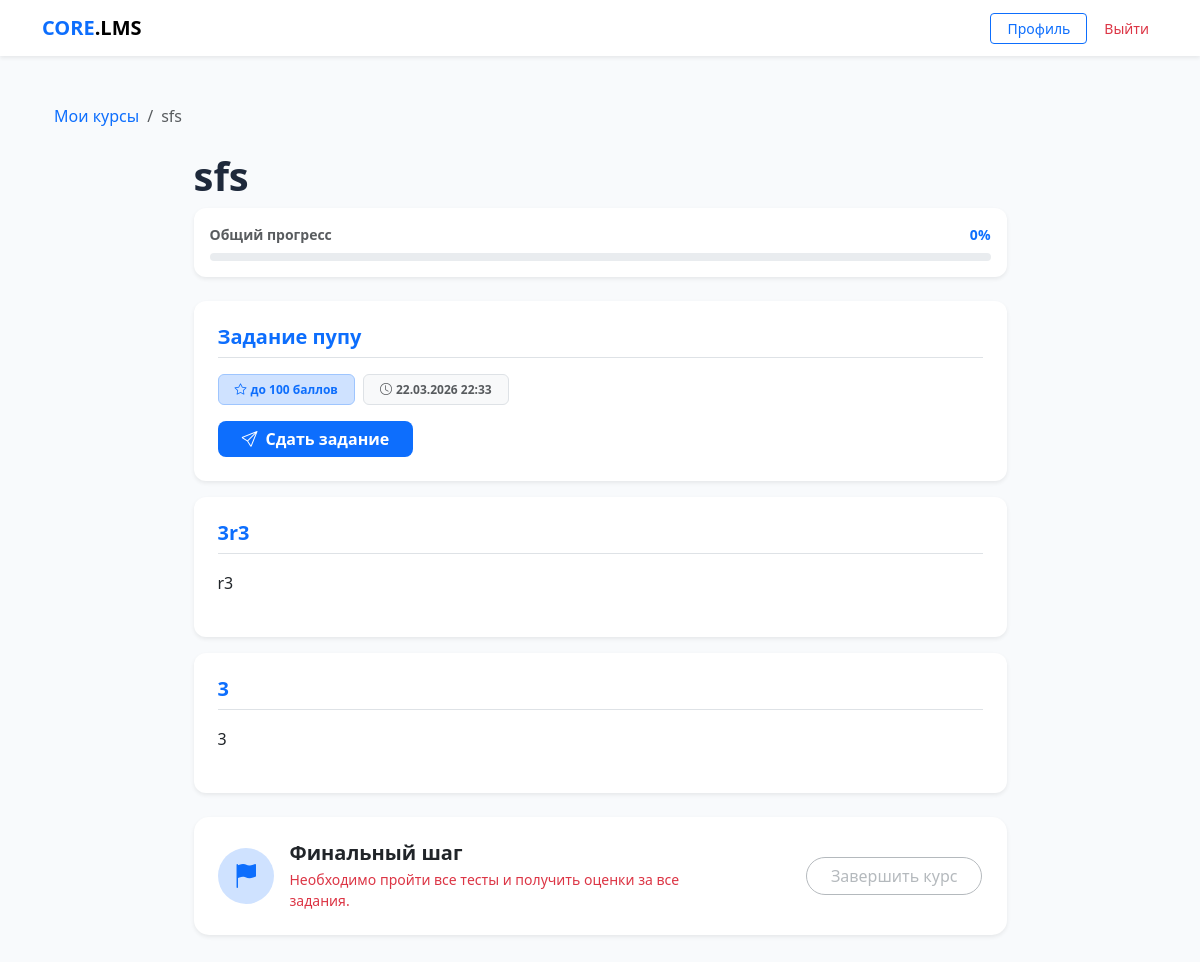
The page /course/4/ (signed in) on the database as committed earlier.
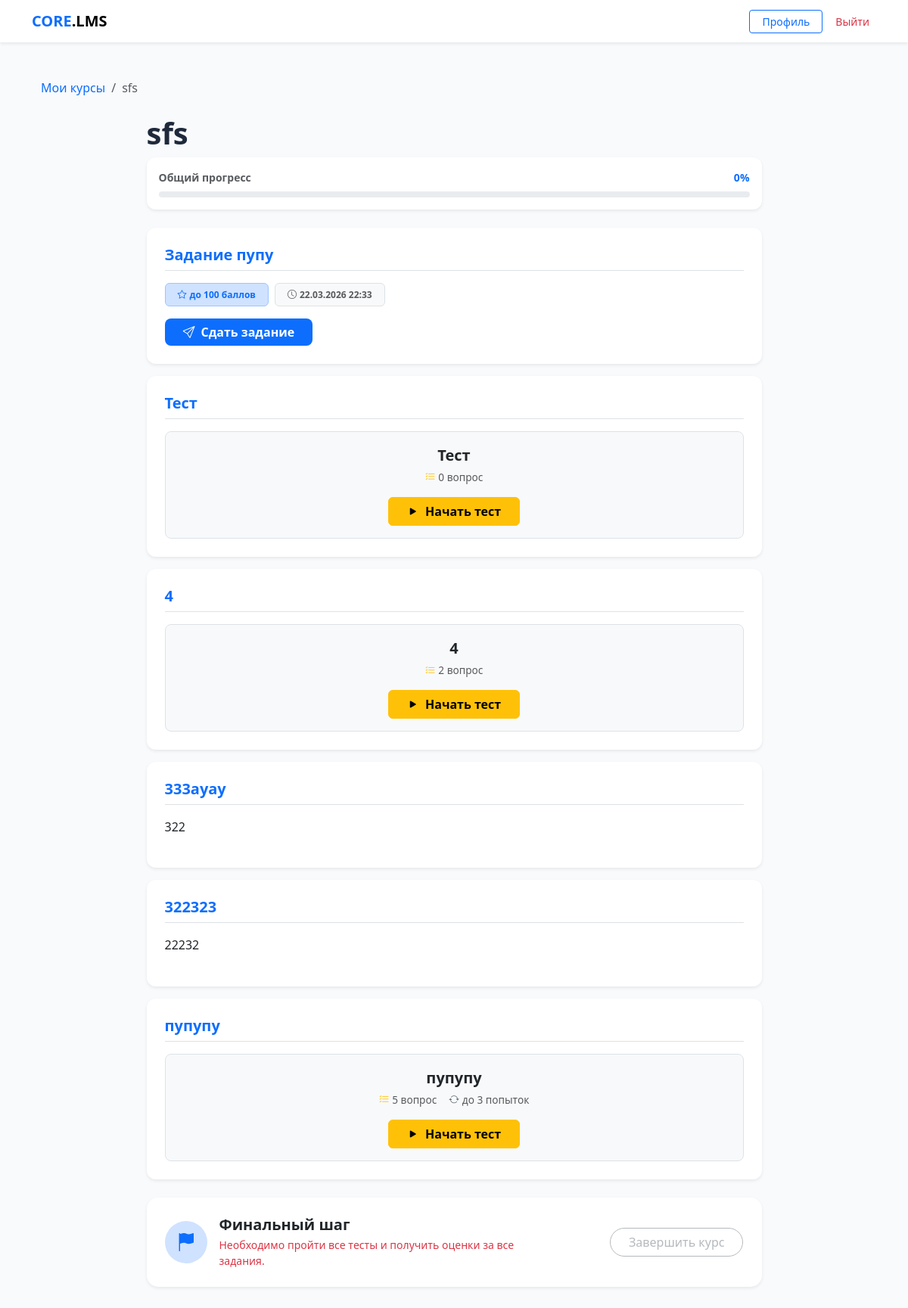
The same page on the database as committed later.
### core/models.py (models this page shows, shortened)
class ContentBlock(models.Model):
    BLOCK_TYPES = (
        ('text', 'Текст'),
        ('file', 'Файл/Медиа'),
        ('quiz', 'Тест'),
        ('assignment', 'Задание'),
    )
    course = models.ForeignKey(Course, on_delete=models.CASCADE, related_name='blocks')
    section = models.ForeignKey('Section', on_delete=models.SET_NULL,
                                null=True, blank=True, related_name='blocks')
    title = models.CharField(max_length=255)
    block_type = models.CharField(max_length=20, choices=BLOCK_TYPES)
    content_text = models.TextField(blank=True, null=True)
    content_file = models.FileField(upload_to='course_contents/', blank=True, null=True)
    content_quiz = models.ForeignKey(Quiz, on_delete=models.SET_NULL, blank=True, null=True,
                                     related_name='blocks')
    order = models.PositiveIntegerField(default=0)

class Assignment(models.Model):
    block = models.OneToOneField(ContentBlock, on_delete=models.CASCADE, related_name='assignment')
    description = models.TextField(blank=True)
    max_score = models.PositiveIntegerField(default=100)
    deadline = models.DateTimeField(null=True, blank=True)

class Quiz(models.Model):
    course = models.ForeignKey(Course, on_delete=models.CASCADE, related_name='quizzes')
    title = models.CharField(max_length=255)
    max_attempts = models.PositiveIntegerField(
        default=0,
        help_text='0 — неограниченное количество попыток'
    )
    shuffle_questions = models.BooleanField(
        default=False,
        help_text='Перемешивать вопросы случайно для каждого студента'
    )
    time_limit_minutes = models.PositiveIntegerField(
        null=True, blank=True,
        help_text='Ограничение по времени в минутах. Пусто — без ограничений.'
    )
    available_from = models.DateTimeField(null=True, blank=True,
        help_text='Дата открытия теста. Пусто — доступен сразу.')
    available_until = models.DateTimeField(null=True, blank=True,
        help_text='Дата закрытия теста. Пусто — бессрочно.')

### core/views.py (the view, shortened to what this page needs)
# urls.py: path('course/<int:course_id>/', views.course_detail, name='course_detail'),
@login_required
def course_detail(request, course_id):
    if request.user.role == 'student':
        has_access = (
            Course.objects.filter(
                id=course_id,
                groups__in=request.user.groups.all()
            ).exists() or
            CourseEnrollment.objects.filter(
                student=request.user,
                course_id=course_id
            ).exists()
        )
        if not has_access:
            from django.http import Http404
            raise Http404
        course = get_object_or_404(Course, id=course_id)
    else:
        course = get_object_or_404(Course, id=course_id)
    sections = course.sections.prefetch_related('blocks').all()
    loose_blocks = course.blocks.filter(section=None).order_by('order')
    all_blocks = course.blocks.all().order_by('order')
    quiz_ids = all_blocks.filter(block_type='quiz').values_list('content_quiz_id', flat=True)
    quizzes_to_pass = Quiz.objects.filter(id__in=quiz_ids)
    passed_quiz_ids = list(StudentResult.objects.filter(
        student=request.user, quiz__in=quizzes_to_pass
    ).values_list('quiz_id', flat=True).distinct())
    attempts_by_quiz = {}
    for quiz in quizzes_to_pass:
        used = StudentResult.objects.filter(student=request.user, quiz=quiz).count()
        attempts_by_quiz[quiz.id] = {
            'used': used,
            'max': quiz.max_attempts,
            'blocked': quiz.max_attempts > 0 and used >= quiz.max_attempts,
            'left': max(0, quiz.max_attempts - used) if quiz.max_attempts > 0 else None,
        }
    submissions_by_assignment = {}
    for block in all_blocks.filter(block_type='assignment'):
        try:
            assignment = block.assignment
            sub = Submission.objects.filter(
                assignment=assignment, student=request.user).first()
            submissions_by_assignment[assignment.id] = sub
        except Assignment.DoesNotExist:
            pass
    section_progress = {}
    total_quizzes = len(quizzes_to_pass)
    passed_count = len(passed_quiz_ids)
    quizzes_ok = total_quizzes <= passed_count
    assignment_blocks = list(all_blocks.filter(block_type='assignment'))
    total_assignments = len(assignment_blocks)
    graded_assignments = sum(
        1 for b in assignment_blocks
        if submissions_by_assignment.get(
            getattr(b, 'assignment', None) and b.assignment.id
        ) and submissions_by_assignment.get(b.assignment.id)
        and submissions_by_assignment[b.assignment.id].status == 'graded'
    )
    assignments_ok = graded_assignments >= total_assignments
    all_quizzes_passed = quizzes_ok and assignments_ok
    assignment_blocks = list(all_blocks.filter(block_type='assignment'))
    total_items = total_quizzes + len(assignment_blocks)
    done_items = passed_count
    for b in assignment_blocks:
        try:
            sub = submissions_by_assignment.get(b.assignment.id)
            if sub and sub.status == 'graded':
                done_items += 1
        except Exception:
            pass
    overall_pct = int((done_items / total_items) * 100) if total_items > 0 else 100
    completion = CourseCompletion.objects.filter(
        student=request.user, course=course).first()
    return render(request, 'core/course_detail.html', {
        'course': course,
        'sections': sections,
        'loose_blocks': loose_blocks,
        'all_quizzes_passed': all_quizzes_passed,
        'is_completed': completion is not None,
        'completion': completion,
        'passed_quiz_ids': passed_quiz_ids,
        'attempts_by_quiz': attempts_by_quiz,
        'submissions_by_assignment': submissions_by_assignment,
        'section_progress': section_progress,
        'overall_pct': overall_pct,
    })

### core/templatetags/core_extras.py (called while the page is built)
@register.filter
def lookup(d, key):
    if isinstance(d, dict):
        return d.get(key)
    return None

### core/templates/core/course_detail.html (shortened to what this page needs)
{% extends "core/base.html" %}
{% load core_extras %}
{% block content %}
<div class="container py-4">
    <nav aria-label="breadcrumb" class="mb-4">
        <ol class="breadcrumb">
            <li class="breadcrumb-item"><a href="{% url 'dashboard' %}" class="text-decoration-none">Мои курсы</a></li>
            <li class="breadcrumb-item active">{{ course.title }}</li>
        </ol>
    </nav>
    <div class="row justify-content-center">
        <div class="col-lg-9">
            <h1 class="fw-bold mb-2">{{ course.title }}</h1>
            {% if not is_completed %}
            <div class="card border-0 shadow-sm mb-4 p-3">
                <div class="d-flex justify-content-between align-items-center mb-2">
                    <span class="small fw-semibold text-muted">Общий прогресс</span>
                    <span class="small fw-bold text-primary">{{ overall_pct }}%</span>
                </div>
                <div class="progress" style="height:8px;border-radius:4px;">
                </div>
            </div>
            {% endif %}
            {% if loose_blocks %}
            {% for block in loose_blocks %}
            {% include "core/block_content.html" %}
            {% endfor %}
            {% endif %}
            <div class="card shadow-sm border-0 p-4 mb-5 mt-4" style="border-radius:15px;">
                <div class="row align-items-center">
                    <div class="col-md-8">
                        {% if is_completed %}
                        <div class="d-flex align-items-center gap-3">
                            <div class="bg-success-subtle rounded-circle d-flex align-items-center justify-content-center"
                                 style="width:56px;height:56px;flex-shrink:0;">
                                <i class="bi bi-trophy-fill text-success fs-4"></i>
                            </div>
                            <div>
                                <h5 class="fw-bold mb-1">Поздравляем!</h5>
                                <p class="text-muted mb-0 small">Курс успешно завершён.</p>
                            </div>
                        </div>
                        {% else %}
                        <div class="d-flex align-items-center gap-3">
                            <div class="bg-primary-subtle rounded-circle d-flex align-items-center justify-content-center"
                                 style="width:56px;height:56px;flex-shrink:0;">
                                <i class="bi bi-flag-fill text-primary fs-4"></i>
                            </div>
                            <div>
                                <h5 class="fw-bold mb-1">Финальный шаг</h5>
                                {% if all_quizzes_passed %}
                                <p class="text-success mb-0 small">Все требования выполнены. Можно завершать!</p>
                                {% else %}
                                <p class="text-danger mb-0 small">Необходимо пройти все тесты и получить оценки за все задания.</p>
                                {% endif %}
                            </div>
                        </div>
                        {% endif %}
                    </div>
                    <div class="col-md-4 text-md-end mt-3 mt-md-0">
                        {% if is_completed %}
                        <span class="text-success fw-semibold">
                            <i class="bi bi-check2-all me-1"></i>{{ completion.completed_at|date:"d.m.Y" }}
                        </span>
                        {% else %}
                        <button class="btn btn-outline-secondary px-4 rounded-pill disabled" style="opacity:.5;">
                            Завершить курс
                        </button>
                        {% endif %}
                    </div>
                </div>
            </div>
        </div>
    </div>
</div>
{% endblock %}

### core/templates/core/block_content.html (shortened to what the changed rows need)
{% load core_extras %}
<div class="card shadow-sm border-0 mb-3 overflow-hidden">
    <div class="card-body p-4">
        <h5 class="fw-bold border-bottom pb-2 mb-3 text-primary">{{ block.title }}</h5>
        {% if block.block_type == 'text' %}
            <div style="line-height:1.7;">{{ block.content_text|linebreaks }}</div>
        {% elif block.block_type == 'quiz' and block.content_quiz %}
            {% with quiz=block.content_quiz %}
            <div class="py-3 bg-light rounded-3 border px-4">
                <div class="text-center mb-3">
                    <div class="fw-bold fs-5 mb-1">{{ quiz.title }}</div>
                    <div class="d-flex justify-content-center flex-wrap gap-3 text-muted" style="font-size:.85rem;">
                        <span><i class="bi bi-list-check me-1 text-warning"></i>{{ quiz.questions.count }} вопрос{{ quiz.questions.count|pluralize:",,ов" }}</span>
                        {% if quiz.max_attempts > 0 %}<span><i class="bi bi-arrow-repeat me-1 text-secondary"></i>до {{ quiz.max_attempts }} попыток</span>{% endif %}
                    </div>
                </div>
                <div class="text-center">
                    {% with att=attempts_by_quiz|lookup:quiz.id %}
                    {% if att and att.blocked %}
                        <span class="badge bg-danger-subtle text-danger border border-danger-subtle px-3 py-2">
                            <i class="bi bi-lock me-1"></i>Попытки исчерпаны ({{ att.used }}/{{ att.max }})
                        </span>
                    {% else %}
                        <a href="{% url 'take_quiz' quiz.id %}" class="btn btn-warning fw-bold px-4">
                            <i class="bi bi-play-fill me-1"></i>
                            {% if att and att.used > 0 %}Пройти ещё раз{% else %}Начать тест{% endif %}
                        </a>
                    {% endif %}
                    {% endwith %}
                </div>
            </div>
            {% endwith %}
        {% elif block.block_type == 'assignment' %}
            {% with assignment=block.assignment %}
            <div>
                <div class="d-flex flex-wrap gap-2 mb-3">
                    <span class="badge bg-primary-subtle text-primary border border-primary-subtle px-3 py-2">
                        <i class="bi bi-star me-1"></i>до {{ assignment.max_score }} баллов
                    </span>
                    {% if assignment.deadline %}
                    <span class="badge bg-light text-muted border px-3 py-2">
                        <i class="bi bi-clock me-1"></i>{{ assignment.deadline|date:"d.m.Y H:i" }}
                    </span>
                    {% endif %}
                </div>
                {% with sub=submissions_by_assignment|lookup:assignment.id %}
                {% if sub %}
                    {% if sub.status == 'graded' %}
                    <div class="alert alert-success border-0 d-flex align-items-center gap-3 mb-2">
                        <i class="bi bi-check-circle-fill fs-4"></i>
                        <div>
                            <strong>Проверено</strong> · Оценка:
                            <strong class="fs-5">{{ sub.score }}</strong> / {{ assignment.max_score }}
                            {% if sub.feedback %}
                            <div class="text-muted small mt-1">{{ sub.feedback }}</div>
                            {% endif %}
                        </div>
                    </div>
                    {% else %}
                    <div class="alert alert-info border-0 d-flex align-items-center gap-3 mb-2">
                        <i class="bi bi-hourglass-split fs-4"></i>
                        <div>
                            <strong>На проверке</strong>
                            <div class="text-muted small">{{ sub.submitted_at|date:"d.m.Y H:i" }}</div>
                        </div>
                    </div>
                    {% endif %}
                    <a href="{% url 'submit_assignment' assignment.id %}" class="btn btn-outline-primary btn-sm">
                        <i class="bi bi-pencil me-1"></i>Обновить ответ
                    </a>
                {% else %}
                    <a href="{% url 'submit_assignment' assignment.id %}" class="btn btn-primary px-4 fw-semibold">
                        <i class="bi bi-send me-2"></i>Сдать задание
                    </a>
                {% endif %}
                {% endwith %}
            </div>
            {% endwith %}
        {% endif %}
    </div>
</div>

Rows that differ between the two databases and show on the page:
removed ContentBlock: title "3r3", content_text "r3"
added ContentBlock: title "Тест", content_quiz "Тест", content_quiz.questions.count "0", shows "Начать тест"
added ContentBlock: title "4", content_quiz "4", content_quiz.questions.count "2", shows "Начать тест"
changed ContentBlock: title "3" → "333ауау"; content_text "3" → "322"
added ContentBlock: title "322323", content_text "22232"
added ContentBlock: title "пупупу", content_quiz "пупупу", content_quiz.questions.count "5", content_quiz.max_attempts "3", shows "Начать тест"
